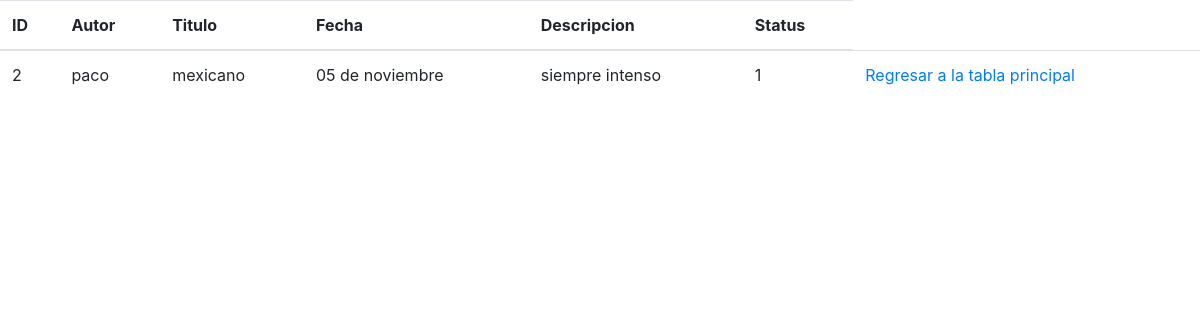
The app's page /detalle_blog.php?id=2 with its own data.
### tables this page shows
CREATE TABLE `blog` (
  `id_usr` int(15) UNSIGNED NOT NULL,
  `autor_usr` varchar(100) NOT NULL,
  `titulo_usr` varchar(100) NOT NULL,
  `fecha_usr` varchar(100) NOT NULL,
  `descripcion_usr` varchar(100) NOT NULL,
  `status_usr` int(1) NOT NULL DEFAULT 1
);

### detalle_blog.php (the view, shortened to what this page needs)
<!DOCTYPE html>
<html lang="es-MX">
<head>
	<link rel="stylesheet" href="https://stackpath.bootstrapcdn.com/bootstrap/4.5.0/css/bootstrap.min.css">
</head>
<body>
<div class="table-reponsive">
	<?php require_once 'pruebaconexion.php'; ?>
	<table	class="table table-stripped">
		<thead>
			<tr>
				<th>
					ID
				</th>
				<th>
					Autor
				</th>
				<th>
					Titulo
				</th>
				<th>
					Fecha
				</th>
				<th>
					Descripcion
				</th>
				<th>
					Status
				</th>
			</tr>
		</thead>
		<tbody>
			<?php
      		$id = $_GET['id'];
      		$consulta = "SELECT * FROM blog WHERE id_usr = $id";
      		$resultado = mysqli_query($mysqli, $consulta);
      		$fila = mysqli_fetch_array($resultado);
      		?>
			<tr>
			<td><?php echo $fila
				["id_usr"];
			?></td>
			<td><?php echo $fila
				["autor_usr"];
			?></td>
			<td><?php echo $fila
				["titulo_usr"];
			?></td>
			<td><?php echo $fila
				["fecha_usr"];
			?></td>
			<td><?php echo $fila
				["descripcion_usr"];
			?></td>
			<td><?php echo $fila
				["status_usr"];
			?></td>
			<td><a href="index.php">Regresar a la tabla principal</a></td>
			 </tr>
			 </tbody>
   			 </table>
   			 </div>
	</body>
</html>

### records on screen
blog: id_usr "2", autor_usr "paco", titulo_usr "mexicano", fecha_usr "05 de noviembre", descripcion_usr "siempre intenso", status_usr "1"
